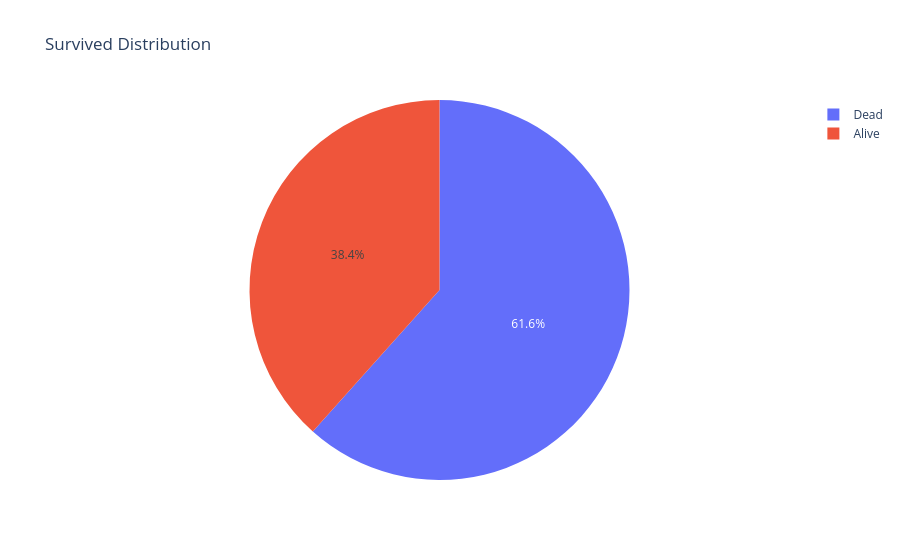

Write notebook code for a chart like this one.
### Code cell
#Now we will display for piechart
trace = go.Pie(labels=['Dead','Alive'],
               values=[549,342],
               )
layout = go.Layout(title = "Survived Distribution")
fig = go.Figure(data=trace,layout=layout)
fig.show()

### Figure 1 — Plotly figure (JSON) as saved in the notebook; plotly's stock layout.template omitted (floating-point values rounded to 4 significant figures)
{"data": [{"labels": ["Dead", "Alive"], "type": "pie", "values": [549, 342]}], "layout": {"title": {"text": "Survived Distribution"}}}
